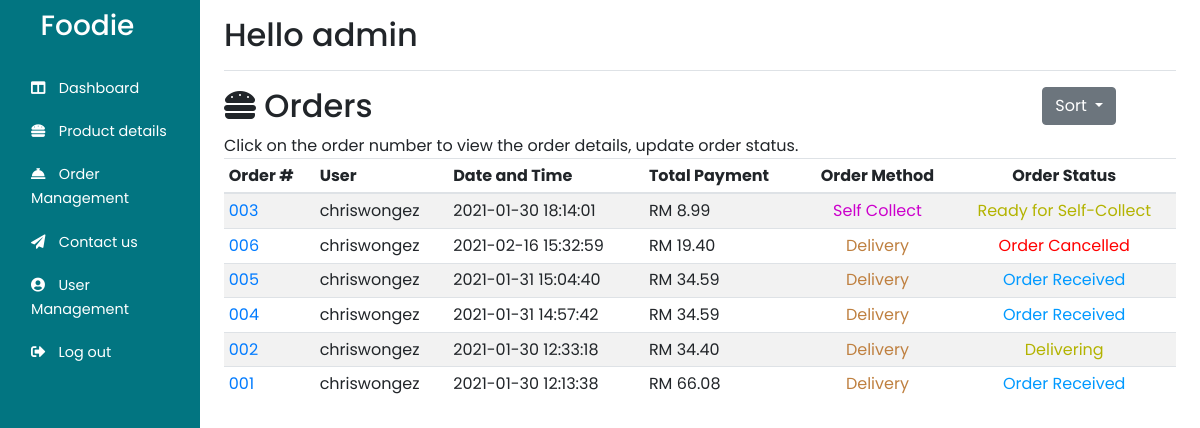
Before: /Admin/customer_orders.php?sort=method (signed in) with the older database file.
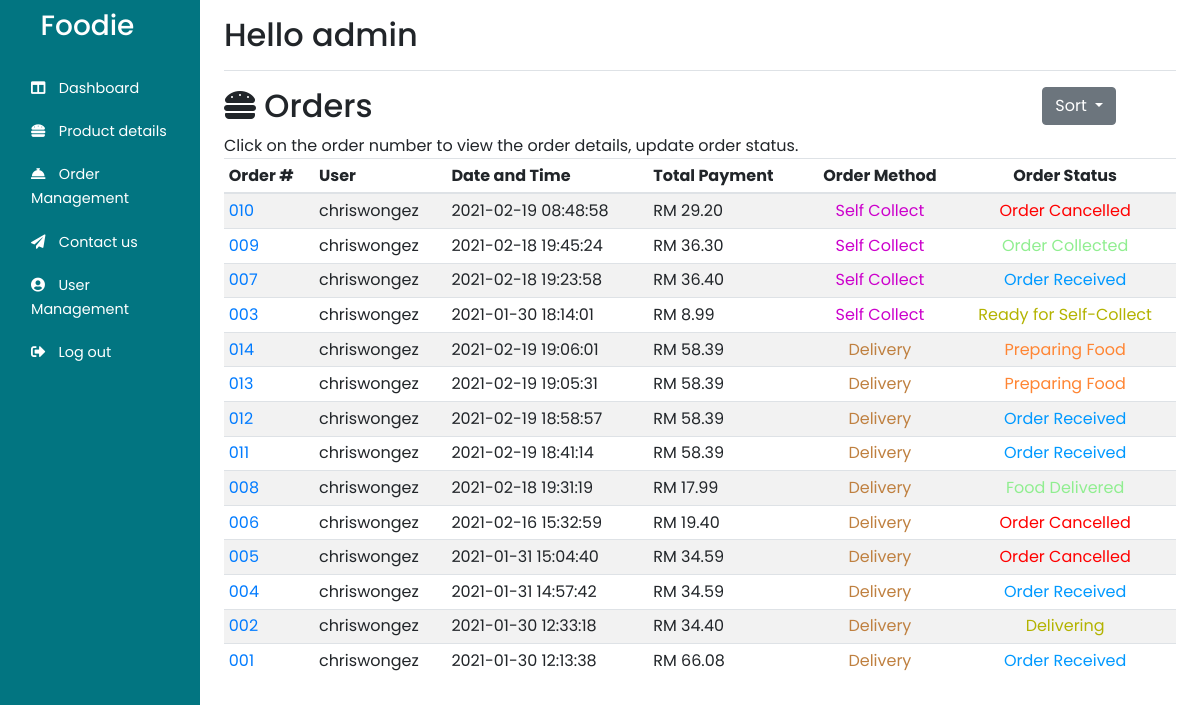
After: the same page with the newer database file.
### tables this page shows
CREATE TABLE `orderhistory` (
  `orderID` int(3) UNSIGNED ZEROFILL NOT NULL,
  `orderDate` datetime NOT NULL,
  `orderPay` double NOT NULL,
  `orderMethod` varchar(255) NOT NULL,
  `orderStatus` varchar(255) DEFAULT NULL,
  `userID` int(4) UNSIGNED ZEROFILL NOT NULL
);

CREATE TABLE `users` (
  `userID` int(4) UNSIGNED ZEROFILL NOT NULL,
  `username` varchar(255) NOT NULL,
  `userpass` varchar(255) NOT NULL,
  `userlevel` varchar(255) NOT NULL,
  `usercontact` varchar(255) DEFAULT NULL,
  `useremail` varchar(255) NOT NULL,
  `isBlock` tinyint(1) NOT NULL DEFAULT 0,
  `userfirst` varchar(255) DEFAULT NULL,
  `userlast` varchar(255) DEFAULT NULL,
  `userAdd` varchar(255) NOT NULL,
  `userCity` varchar(255) NOT NULL,
  `userState` varchar(255) NOT NULL,
  `userZip` int(6) NOT NULL
);

### Admin/php/sortbyidgroupbymethod.php (the view)
<?php
$result = mysqli_query($con, "SELECT * FROM orderhistory,users where orderhistory.userID = users.userID ORDER BY orderID DESC");
while ($row = mysqli_fetch_assoc($result)) {
    $status = $row['orderStatus'];
    if ($row['orderMethod'] == 'selfc') {
        $method = "Self Collect";
        if ($status == 'received')
            $statstr = "Order Received";
        else if ($status == 'process')
            $statstr = "Preparing Food";
        else if ($status == 'ready')
            $statstr = "Ready for Self-Collect";
        else if ($status == 'cancel')
            $statstr = "Order Cancelled";
        else if ($status == 'collected')
            $statstr = "Order Collected";
        echo "<tr>
                <td class='align-middle'><a href='./orderdetails.php?id=" . $row['orderID'] . "'>" . $row['orderID'] . "</a></td>
                <td class='align-middle'>" . $row['username'] . "</td>
                <td class='align-middle'>" . $row['orderDate'] . "</td>
                <td class='align-middle '>RM " . number_format((float)$row['orderPay'], 2, '.', '') . "</td>
                <td class='align-middle text-center' name='" . $row['orderMethod'] . "'>" . $method . "</td>
                <td class='align-middle text-center' name='" . $status . "'>" . $statstr . "</td>
                </tr>";
    }
}
$result = mysqli_query($con, "SELECT * FROM orderhistory,users where orderhistory.userID = users.userID ORDER BY orderID DESC");
while ($row = mysqli_fetch_assoc($result)) {
    $status = $row['orderStatus'];
    if ($row['orderMethod'] == 'delivery') {
        $method = "Delivery";
        if ($status == 'received')
            $statstr = "Order Received";
        else if ($status == 'process')
            $statstr = "Preparing Food";
        else if ($status == 'delivering')
            $statstr = "Delivering";
        else if ($status == 'delivered')
            $statstr = "Food Delivered";
        else if ($status == 'cancel')
            $statstr = "Order Cancelled";
        echo "<tr>
                <td class='align-middle'><a href='./orderdetails.php?id=" . $row['orderID'] . "'>" . $row['orderID'] . "</a></td>
                <td class='align-middle'>" . $row['username'] . "</td>
                <td class='align-middle'>" . $row['orderDate'] . "</td>
                <td class='align-middle '>RM " . number_format((float)$row['orderPay'], 2, '.', '') . "</td>
                <td class='align-middle text-center' name='" . $row['orderMethod'] . "'>" . $method . "</td>
                <td class='align-middle text-center' name='" . $status . "'>" . $statstr . "</td>
                </tr>";
    }
}

Changed rows visible on the page:
added orderhistory: orderID "010", userID.username "chriswongez", orderDate "2021-02-19 08:48:58", orderPay "29.20", orderMethod "Self Collect", orderStatus "Order Cancelled", shown under "Orders"
added orderhistory: orderID "009", userID.username "chriswongez", orderDate "2021-02-18 19:45:24", orderPay "36.30", orderMethod "Self Collect", orderStatus "Order Collected", shown under "Orders"
added orderhistory: orderID "007", userID.username "chriswongez", orderDate "2021-02-18 19:23:58", orderPay "36.40", orderMethod "Self Collect", orderStatus "Order Received", shown under "Orders"
added orderhistory: orderID "014", userID.username "chriswongez", orderDate "2021-02-19 19:06:01", orderPay "58.39", orderMethod "Delivery", orderStatus "Preparing Food"
added orderhistory: orderID "013", userID.username "chriswongez", orderDate "2021-02-19 19:05:31", orderPay "58.39", orderMethod "Delivery", orderStatus "Preparing Food"
added orderhistory: orderID "012", userID.username "chriswongez", orderDate "2021-02-19 18:58:57", orderPay "58.39", orderMethod "Delivery", orderStatus "Order Received"
added orderhistory: orderID "011", userID.username "chriswongez", orderDate "2021-02-19 18:41:14", orderPay "58.39", orderMethod "Delivery", orderStatus "Order Received"
added orderhistory: orderID "008", userID.username "chriswongez", orderDate "2021-02-18 19:31:19", orderPay "17.99", orderMethod "Delivery", orderStatus "Food Delivered"
changed orderhistory "005": orderStatus "Order Received" → "Order Cancelled"
